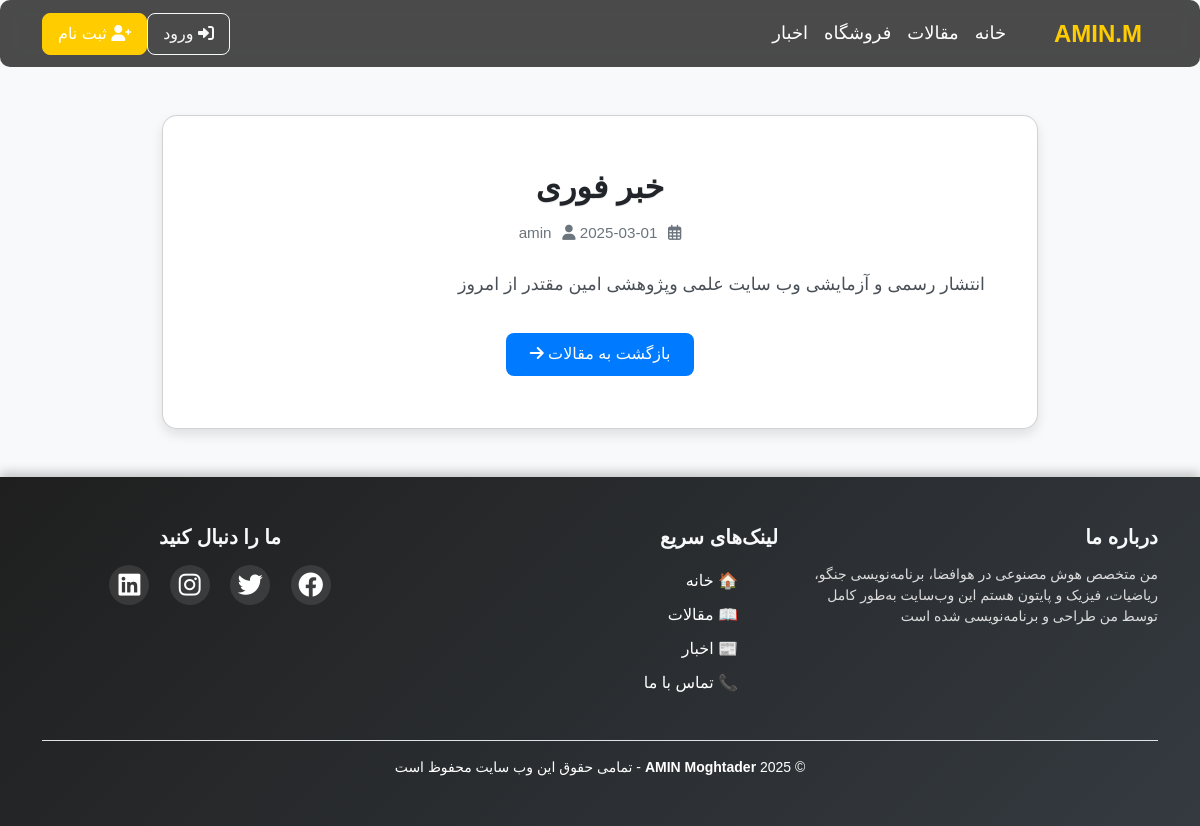
The app's page /news/khbr-for/ with its own data.
### webchat/models.py (models this page shows, shortened)
class Article(models.Model):
    title = models.CharField(max_length=255, verbose_name="عنوان خبر")
    slug = models.SlugField(max_length=300, unique=True, blank=True)
    category = models.ForeignKey(Category, on_delete=models.CASCADE, related_name="articles", verbose_name="دسته‌بندی")
    author = models.ForeignKey(User, on_delete=models.CASCADE, related_name="articles", verbose_name="نویسنده")
    content = models.TextField(verbose_name="متن خبر")
    image = models.ImageField(upload_to="news_images/", null=True, blank=True, verbose_name="تصویر خبر")
    published_date = models.DateTimeField(auto_now_add=True, verbose_name="تاریخ انتشار")
    updated_date = models.DateTimeField(auto_now=True, verbose_name="تاریخ بروزرسانی")
    is_published = models.BooleanField(default=True, verbose_name="منتشر شده؟")
    class Meta:
        verbose_name = "خبر"
        verbose_name_plural = "خبرنامه"
        ordering = ["-published_date"]

### webchat/views.py (the view)
# urls.py: path("news/<slug:slug>/", ArticleDetailView.as_view(), name="article_detail"),
class ArticleDetailView(DetailView):
    model = Article
    template_name = "webchat/article_detail.html"
    context_object_name = "article"

### webchat/templates/webchat/article_detail.html (shortened to what this page needs)
{% extends "webchat/base.html" %}
{% load static %}
{% block content %}
<div class="container article-detail-container">
    <div class="card article-card">
        <div class="card-body">
            <h2 class="card-title">{{ article.title }}</h2>
            <p class="article-meta">
                <i class="far fa-calendar-alt"></i> {{ article.published_date|date:"Y-m-d" }}
                <i class="fas fa-user"></i> {{ article.author }}
            </p>
            <div class="article-content">
                {{ article.content|linebreaks }}
            </div>
            <a href="{% url 'webchat:article_list' %}" class="btn-back">
                بازگشت به مقالات <i class="fas fa-arrow-right"></i>
            </a>
        </div>
    </div>
</div>
{% endblock content %}

### webchat/templates/webchat/base.html (style rules this page uses)
body { font-family: 'Roboto', sans-serif; background-color: #f0f2f5; color: #333; }
.card { background: #fff; border-radius: 10px; box-shadow: 0 4px 10px rgba(0, 0, 0, 0.1); padding: 20px; text-align: center; }

### webchat/templates/webchat/article_detail.html (style rules this page uses)
body { font-family: 'Vazirmatn', sans-serif; direction: rtl; background-color: #f8f9fa; color: #343a40; }
.article-detail-container { margin: 3rem auto; max-width: 900px; }
.article-card { border-radius: 15px; box-shadow: 0 6px 12px rgba(0, 0, 0, 0.1); transition: box-shadow 0.3s ease-in-out, transform 0.3s ease-in-out; background: white; overflow: hidden; }
.article-card .card-body { padding: 2rem; text-align: justify; }
.article-card .card-title { font-size: 2rem; font-weight: bold; color: #212529; text-align: center; margin-bottom: 1rem; text-shadow: 0 1px 1px rgba(0, 0, 0, 0.1); }
.article-card .article-meta { text-align: center; font-size: 0.95rem; color: #6c757d; margin-bottom: 1.5rem; }
.article-card .article-meta i { margin-left: 0.4rem; }
.article-card .article-content { font-size: 1.1rem; line-height: 1.8; color: #495057; }
.article-card .article-content p { margin-bottom: 1.5rem; }
.btn-back { display: block; width: fit-content; margin: 2rem auto 0; padding: 0.6rem 1.5rem; font-size: 1rem; border-radius: 8px; background: #007bff; color: white; text-decoration: none; transition: background 0.3s ease-in-out; }

### records on screen
Article: title "خبر فوری", published_date "2025-03-01", author "amin", content "انتشار رسمی و آزمایشی وب سایت علمی وپژوهشی امین مقتدر از امروز"
